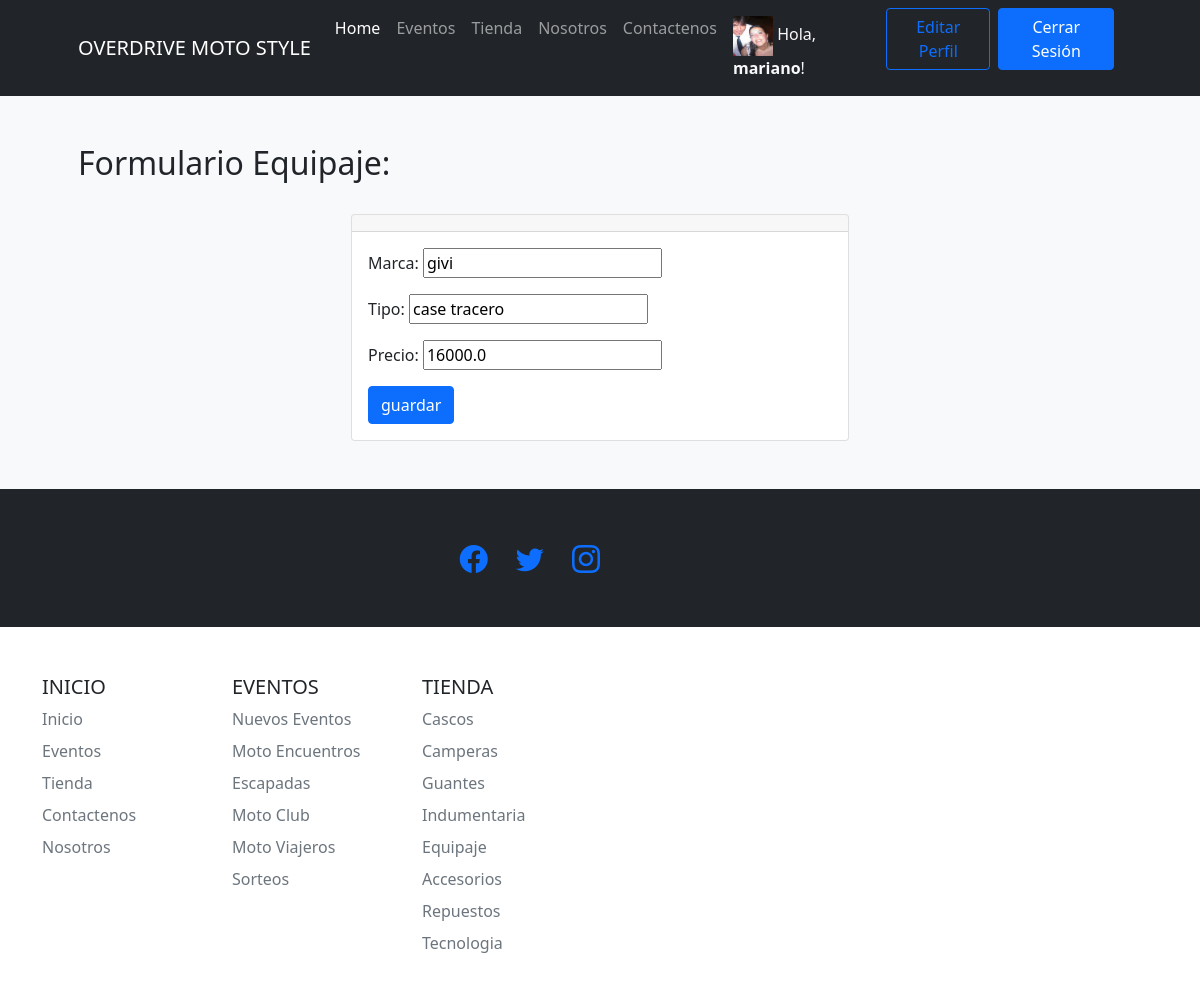
The app's page /tiendaapp/editar_equipaje/1/ (signed in) with its own data.
### tiendaapp/models.py (models this page shows)
class Avatar(models.Model):
    usuario = models.OneToOneField(User, on_delete=models.CASCADE)
    imagen = models.ImageField(upload_to='avatar/', blank=True, null=True)

class equipaje(models.Model):
    marca = models.CharField("Marca", max_length=30)
    tipo = models.CharField("Tipo", max_length=30)
    precio = models.FloatField ("Precio $")

### tiendaapp/views.py (the view, shortened to what this page needs)
# urls.py: path('editar_equipaje/<equipaje_id>/', editar_equipaje, name="editar_equipaje"),
def editar_equipaje(request, equipaje_id):
    Equipaje = equipaje.objects.get(id=equipaje_id)
    formulario = EquipajeFormulario(initial={"marca":Equipaje.marca,"tipo":Equipaje.tipo, "precio":Equipaje.precio })
    return render(request,"tiendaapp/formulario_equipaje.html",{"form":formulario})

### tiendaapp/forms.py
class EquipajeFormulario(forms.Form):
    marca = forms.CharField()
    tipo = forms.CharField()
    precio = forms.FloatField()

### tiendaapp/templates/tiendaapp/formulario_equipaje.html (shortened to what this page needs)
{% extends 'tiendaapp/base.html' %}
{% load static %}
{% block contenidoPagina %}
{% if user.is_staff %}
<section class="bg-light py-5">
    <div class="container px-5">
        <h2>Formulario Equipaje:</h2>
        <br>
        <div class="row gx-5 justify-content-center">
            <div class="col-lg-6">
                <div class="card">
                    <div class="card-header text-center">
                    </div>
                    <div class="card-body">
                        <form action="" method="post">
                            {{ form.as_p }}
                            <input type="submit" class="btn btn-primary" value="guardar">
                        </form>
                    </div>
                </div>
            </div>
        </div>
    </div>
</section>
{% endif %}
{% endblock %}

### tiendaapp/templates/tiendaapp/base.html (shortened to what this page needs)
{% load static %}
<!DOCTYPE html>
<html lang="es-la">
    <head>
        <link rel="stylesheet" href="https://cdn.jsdelivr.net/npm/bootstrap-icons@1.8.3/font/bootstrap-icons.css">
        <link href="{% static 'css/styles.css'%}" rel="stylesheet" />
    </head>
    <body>
        <nav class="navbar navbar-expand-lg navbar-dark bg-dark">
            <div class="container px-5">
                <a class="navbar-brand" href="{% url 'index' %}">OVERDRIVE MOTO STYLE</a>
               <div class="collapse navbar-collapse" id="navbarSupportedContent">
                    <ul class="navbar-nav ms-auto mb-2 mb-lg-0">
                        <li class="nav-item"><a class="nav-link active" aria-current="page" href="{% url 'index' %}">Home</a></li>
                        <li class="nav-item"><a class="nav-link" href="{% url 'Eventos' %}">Eventos</a></li>
                        <li class="nav-item"><a class="nav-link" href="{% url 'tienda' %}">Tienda</a></li>
                        <li class="nav-item"><a class="nav-link" href="{% url 'nosotros' %}">Nosotros</a></li>
                        <li class="nav-item"><a class="nav-link" href="{% url 'contacto' %}">Contactenos</a></li>
                        {% if user.is_authenticated %}
                            <li class="nav-item"><p class="text-light my-2 mx-2">
                                {% if user.avatar.imagen %}
                                    <img src="{{ user.avatar.imagen.url }}" style="width: 40px; height: 40px;" alt="">
                                {% else %}
                                    <i class="bi bi-person-bounding-box"></i>
                                {% endif %}
                                Hola, <b>{{user.username}}</b>!</p></li>
                            <li class="nav-item"><a class="btn btn-outline-primary" href="{% url 'editar_perfil' %}">Editar Perfil</a></li>
                            <li class="nav-item"><a class="btn btn-primary mx-2" href="{% url 'logout' %}">Cerrar Sesión</a></li>
                        {% else %}
                            <li class="nav-item"><a class="btn btn-primary mx-2" href="{% url 'login' %}">Iniciar Sesión</a></li>
                            <li class="nav-item"><a class="btn btn-outline-primary" href="{% url 'register' %}">Registrarse</a></li>
                        {% endif %}
                    </ul>
                </div>
            </div>
        </nav>
        {% block contenidoPagina %}
        {% endblock %}
        <footer class="py-5 bg-dark">
            <div class="container px-4 px-lg-5">
                <div class="col-lg-6 h-100 text-center text-lg-end my-auto">
                    <ul class="list-inline mb-0">
                        <li class="list-inline-item me-4">
                            <a href="{% url 'en_construccion'%}" ><i class="bi-facebook fs-3"></i></a>
                        </li>
                        <li class="list-inline-item me-4">
                            <a href="{% url 'en_construccion'%}" ><i class="bi-twitter fs-3"></i></a>
                        </li>
                        <li class="list-inline-item">
                            <a href="{% url 'en_construccion'%}" ><i class="bi-instagram fs-3"></i></a>
                        </li>
                    </ul>
                </div>
        </footer>
    </body>
</html>
</html>
    </body>
        <div class="container">
            <footer class="py-5">
            <div class="row">
                <div class="col-6 col-md-2 mb-3">
                <h5>INICIO</h5>
                <ul class="nav flex-column">
                    <li class="nav-item mb-2"><a href="{% url 'index' %}" class="nav-link p-0 text-muted">Inicio</a></li>
                    <li class="nav-item mb-2"><a href="{% url 'Eventos' %}" class="nav-link p-0 text-muted">Eventos</a></li>
                    <li class="nav-item mb-2"><a href="{% url 'tienda' %}" class="nav-link p-0 text-muted">Tienda</a></li>
                    <li class="nav-item mb-2"><a href="{% url 'contacto' %}" class="nav-link p-0 text-muted">Contactenos</a></li>
                    <li class="nav-item mb-2"><a href="{% url 'nosotros' %}" class="nav-link p-0 text-muted">Nosotros</a></li>
                </ul>
                </div>
                <div class="col-6 col-md-2 mb-3">
                <h5>EVENTOS</h5>
                <ul class="nav flex-column">
                   {% if user.is_staff %}
                    <li class="nav-item mb-2"><a href="{% url 'crear_Evento' %}"  class="nav-link p-0 text-muted">Nuevos Eventos</a></li>
                   {% endif %}
                    <li class="nav-item mb-2"><a href="{% url 'Eventos' %}" class="nav-link p-0 text-muted">Moto Encuentros</a></li>
                    <li class="nav-item mb-2"><a href="{% url 'en_construccion'%}" class="nav-link p-0 text-muted">Escapadas</a></li>
                    <li class="nav-item mb-2"><a href="{% url 'en_construccion'%}" class="nav-link p-0 text-muted">Moto Club</a></li>
                    <li class="nav-item mb-2"><a href="{% url 'en_construccion'%}" class="nav-link p-0 text-muted">Moto Viajeros</a></li>
                    <li class="nav-item mb-2"><a href="{% url 'en_construccion'%}" class="nav-link p-0 text-muted">Sorteos</a></li>
                </ul>
                </div>
                <div class="col-6 col-md-2 mb-3">
                <h5>TIENDA</h5>
                <ul class="nav flex-column">
                    <li class="nav-item mb-2"><a href="{% url 'cascos' %}"  class="nav-link p-0 text-muted">Cascos</a></li>
                    <li class="nav-item mb-2"><a href="{% url 'camperas' %}"  class="nav-link p-0 text-muted">Camperas</a></li>
                    <li class="nav-item mb-2"><a href="{% url 'guantes' %}"  class="nav-link p-0 text-muted">Guantes</a></li>
                    <li class="nav-item mb-2"><a href="{% url 'indumentaria' %}"  class="nav-link p-0 text-muted">Indumentaria</a></li>
                    <li class="nav-item mb-2"><a href="{% url 'equipaje' %}"  class="nav-link p-0 text-muted">Equipaje</a></li>
                    <li class="nav-item mb-2"><a href="{% url 'accesorios' %}"  class="nav-link p-0 text-muted">Accesorios</a></li>
                    <li class="nav-item mb-2"><a href="{% url 'repuestos' %}"  class="nav-link p-0 text-muted">Repuestos</a></li>
                    <li class="nav-item mb-2"><a href="{% url 'tecnologia' %}"  class="nav-link p-0 text-muted">Tecnologia</a></li>
                </ul>
                </div>
        </div>
    </body>
</html>

### records on screen
equipaje: marca "givi", tipo "case tracero", precio "16000.0"

### other values on screen
{{ user.username }} "mariano"
